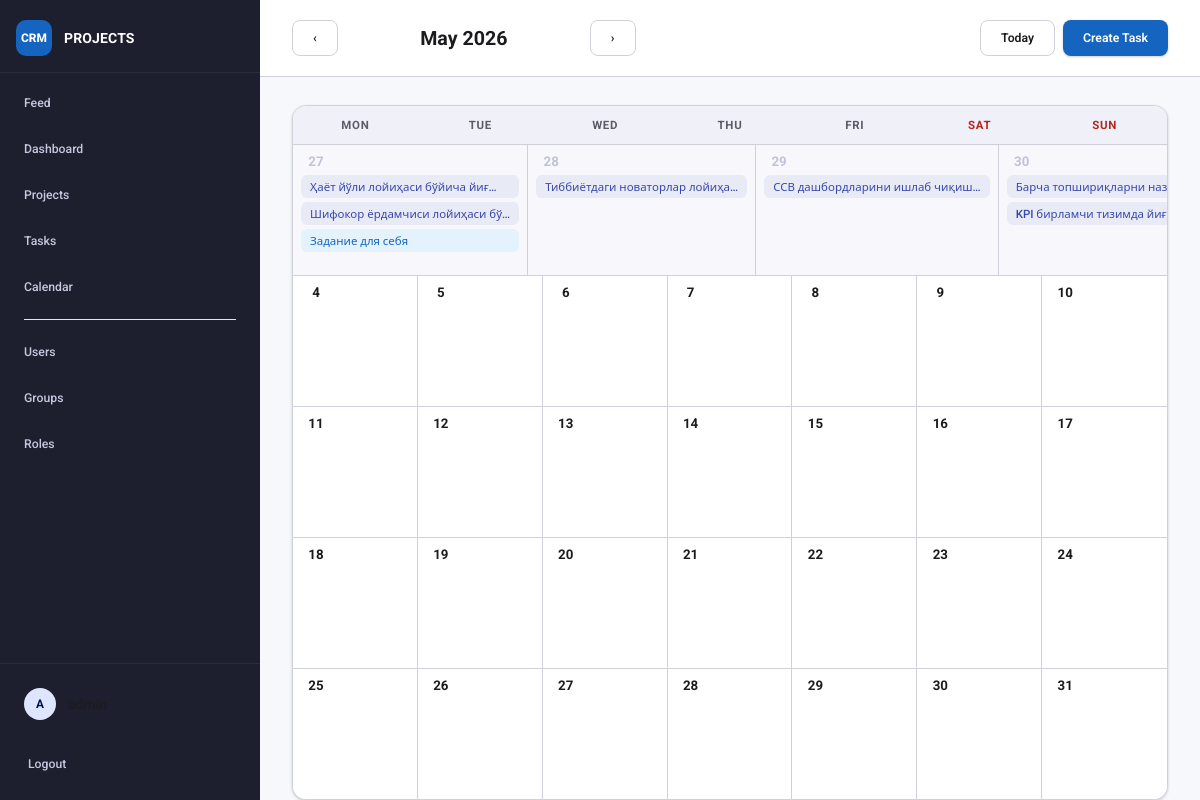
/calendar/?month=2026-05 (signed in), run on the app's committed database.
### projects/models.py (models this page shows, shortened)
class Task(models.Model):
    title = models.CharField(max_length=200)
    description = models.TextField(blank=True)
    status = models.CharField(
        max_length=20,
        choices=TaskStatus.choices,
        default=TaskStatus.TODO,
    )
    deadline = models.DateField(null=True, blank=True)
    progress = models.IntegerField(default=0, validators=[MinValueValidator(0), MaxValueValidator(100)])
    project = models.ForeignKey(Project, on_delete=models.CASCADE, related_name="tasks")
    owner = models.ForeignKey(
        User,
        on_delete=models.SET_NULL,
        null=True,
        blank=True,
        related_name="owned_tasks",
    )
    executor = models.ForeignKey(
        User,
        on_delete=models.SET_NULL,
        null=True,
        blank=True,
        related_name="assigned_tasks",
    )
    co_executors = models.ManyToManyField(User, blank=True, related_name="supporting_tasks")
    hidden = models.BooleanField(default=False)
    created_at = models.DateTimeField(auto_now_add=True)
    updated_at = models.DateTimeField(auto_now=True)
    class Meta:
        ordering = ["deadline", "title"]
    @property
    def is_overdue(self):
        if not self.deadline:
            return False
        return self.status != TaskStatus.DONE and timezone.now().date() > self.deadline

### projects/views.py (the view)
# urls.py: path("calendar/", views.calendar_view, name="calendar"),
@login_required
def calendar_view(request):
    today = date.today()
    month_str = request.GET.get("month", "")
    try:
        year, month = int(month_str.split("-")[0]), int(month_str.split("-")[1])
    except Exception:
        year, month = today.year, today.month
    if not (1 <= month <= 12):
        year, month = today.year, today.month
    prev_month = month - 1 or 12
    prev_year  = year if month > 1 else year - 1
    next_month = month % 12 + 1
    next_year  = year if month < 12 else year + 1
    tasks = get_user_tasks(request.user).order_by("deadline")
    tasks_by_date = {}
    no_deadline = []
    for task in tasks:
        if task.deadline:
            tasks_by_date.setdefault(task.deadline, []).append(task)
        else:
            no_deadline.append(task)
    cal = cal_module.Calendar(firstweekday=0)  # Monday first
    month_days = cal.monthdatescalendar(year, month)  # list of 7-day weeks
    weeks = []
    for week in month_days:
        week_cells = []
        for d in week:
            week_cells.append({
                "date": d,
                "in_month": d.month == month,
                "is_today": d == today,
                "tasks": tasks_by_date.get(d, []),
            })
        weeks.append(week_cells)
    return render(request, "projects/calendar.html", {
        "weeks": weeks,
        "year": year,
        "month": month,
        "month_name": cal_module.month_name[month],
        "today": today,
        "no_deadline": no_deadline,
        "prev": f"{prev_year}-{prev_month:02d}",
        "next": f"{next_year}-{next_month:02d}",
        "weekday_names": ["Mon", "Tue", "Wed", "Thu", "Fri", "Sat", "Sun"],
    })

### projects/current_user.py (called while the page is built)
def set_current_user(user):
    return _current_user.set(user)

def reset_current_user(token):
    _current_user.reset(token)

### projects/views.py (called while the page is built, shortened)
def has_role(user, role_name):
    if not user.is_authenticated:
        return False
    return user.roles.filter(name__iexact=role_name).exists() or user.is_superuser

def is_admin_role(user):
    return has_role(user, "admin")

def get_user_tasks(user):
    if is_admin_role(user) or has_role(user, "content"):
        return Task.objects.select_related("project", "executor").prefetch_related("co_executors")

### projects/templates/projects/calendar.html (shortened to what this page needs)
{% extends "projects/base.html" %}
{% block page_header %}
<div class="page-header">
    <div style="display:flex; align-items:center; gap:16px;">
        <a class="button secondary" href="?month={{ prev }}">&#8249;</a>
        <h1 style="margin:0; min-width:220px; text-align:center;">{{ month_name }} {{ year }}</h1>
        <a class="button secondary" href="?month={{ next }}">&#8250;</a>
    </div>
    <div class="page-actions">
        <a class="button secondary" href="?month={{ today|date:'Y-m' }}">Today</a>
        <a class="button" href="{% url 'task_create' %}">Create Task</a>
    </div>
</div>
{% endblock %}
{% block content %}
<div class="big-calendar">
    <div class="cal-header-row">
        {% for wd in weekday_names %}
        <div class="cal-header-cell {% if forloop.counter >= 6 %}weekend{% endif %}">{{ wd }}</div>
        {% endfor %}
    </div>
    {% for week in weeks %}
    <div class="cal-week">
        {% for cell in week %}
        <div class="cal-day {% if not cell.in_month %}cal-day--other{% endif %} {% if cell.is_today %}cal-day--today{% endif %}">
            <div class="cal-day-number">{{ cell.date.day }}</div>
            <div class="cal-task-list">
                {% for task in cell.tasks %}
                <a href="{% url 'task_detail' task.pk %}" class="cal-task-chip cal-status-{{ task.status }} {% if task.is_overdue %}cal-task--overdue{% endif %}" title="{{ task.title }} — {{ task.project.title }}">
                    {{ task.title|truncatechars:30 }}
                </a>
                {% endfor %}
            </div>
        </div>
        {% endfor %}
    </div>
    {% endfor %}
</div>
{% endblock %}

### projects/templates/projects/base.html (shortened to what this page needs)
{% load static %}
{% load role_tags %}
<!DOCTYPE html>
<html lang="en">
<head>
    <link rel="stylesheet" href="{% static 'projects/css/style.css' %}" />
</head>
<body class="{% block body_class %}app-body{% endblock %}">
<div class="app-shell">
    {% block header %}
    <aside class="sidebar">
        <div class="sidebar-brand">
            <div class="brand-icon">CRM</div>
            <div>
                <div class="brand-title">PROJECTS</div>
            </div>
        </div>
        <nav class="sidebar-nav">
            <a class="sidebar-link" href="{% url 'home' %}">
                <span class="nav-label">Feed</span>
            </a>
            <a class="sidebar-link" href="{% url 'dashboard' %}">
                <span class="nav-label">Dashboard</span>
            </a>
            <a class="sidebar-link" href="{% url 'project_list' %}">
                <span class="nav-label">Projects</span>
            </a>
            <a class="sidebar-link" href="{% url 'task_list' %}">
                <span class="nav-label">Tasks</span>
            </a>
            <a class="sidebar-link" href="{% url 'calendar' %}">
                <span class="nav-label">Calendar</span>
            </a>
            {% if user.is_staff or user.is_superuser or user|has_role:'admin' %}
                <div class="nav-divider" style="height: 1px; background: var(--md-surface-variant); margin: 8px 16px;"></div>
                <a class="sidebar-link" href="{% url 'user_list' %}">
                    <span class="nav-label">Users</span>
                </a>
                <a class="sidebar-link" href="{% url 'group_list' %}">
                    <span class="nav-label">Groups</span>
                </a>
                <a class="sidebar-link" href="{% url 'role_list' %}">
                    <span class="nav-label">Roles</span>
                </a>
            {% endif %}
        </nav>
        <div class="sidebar-footer" style="margin-top: auto; padding: 12px;">
            {% if user.is_authenticated %}
                <div class="user-info" style="padding: 12px; display: flex; align-items: center; gap: 12px; margin-bottom: 8px;">
                    <div class="user-avatar" style="width: 32px; height: 32px; border-radius: 16px; background: var(--md-primary-container); display: flex; align-items: center; justify-content: center; font-weight: 700;">{{ user.username|first|upper }}</div>
                    <span style="font-weight: 500;">{{ user.username }}</span>
                </div>
                <a class="sidebar-link" href="{% url 'logout' %}" style="height: 48px;">Logout</a>
            {% else %}
                <a class="sidebar-link" href="{% url 'login' %}">Login</a>
            {% endif %}
        </div>
    </aside>
    {% endblock %}
    <div class="workspace">
        {% block page_header %}{% endblock %}
        <main class="workspace-content">
            <div class="container page-container">
                {% block content %}{% endblock %}
            </div>
        </main>
    </div>
</div>
</body>
</html>

### data on the page
Task: title "Ҳаёт йўли лойиҳаси бўйича йиғ…"
Task: title "Шифокор ёрдамчиси лойиҳаси бў…"
Task: title "Задание для себя"
Task: title "Тиббиётдаги новаторлар лойиҳа…"
Task: title "ССВ дашбордларини ишлаб чиқиш…"
Task: title "Барча топшириқларни…"
Task: title "KPI бирламчи тизимда…"

### other printed values
{{ user.username|first|upper }} "A"
{{ month_name }} "May"
{{ year }} "2026"
{{ wd }} "MON" "TUE" "WED" "THU" "FRI" "SAT" "SUN"
{{ cell.date.day }} "27" "28" "29" "30" "4" "5" "6" "7" "8" "9" "10" "11" "12" "13" "14" "15" "16" "17" "18" "19" "20" "21" "22" "23" "24" "25" "26" "27" "28" "29" "30" "31"
